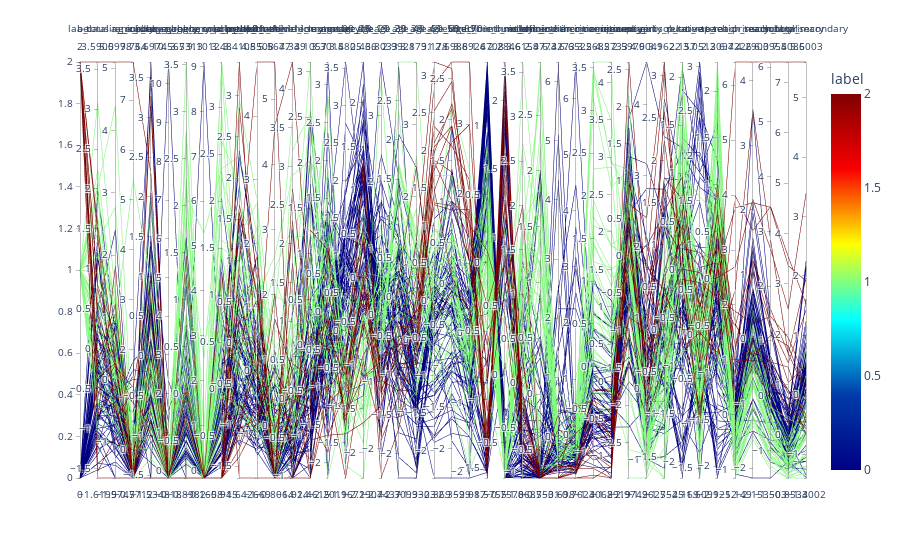
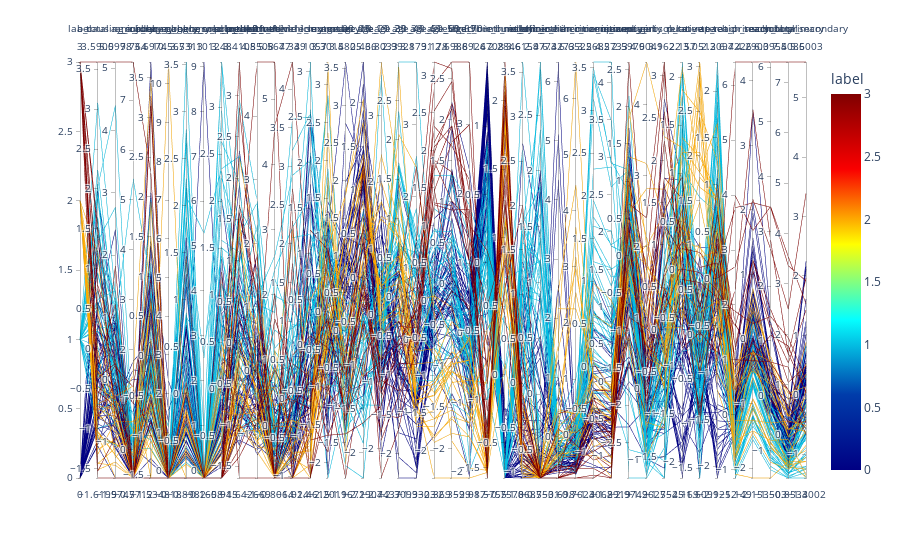
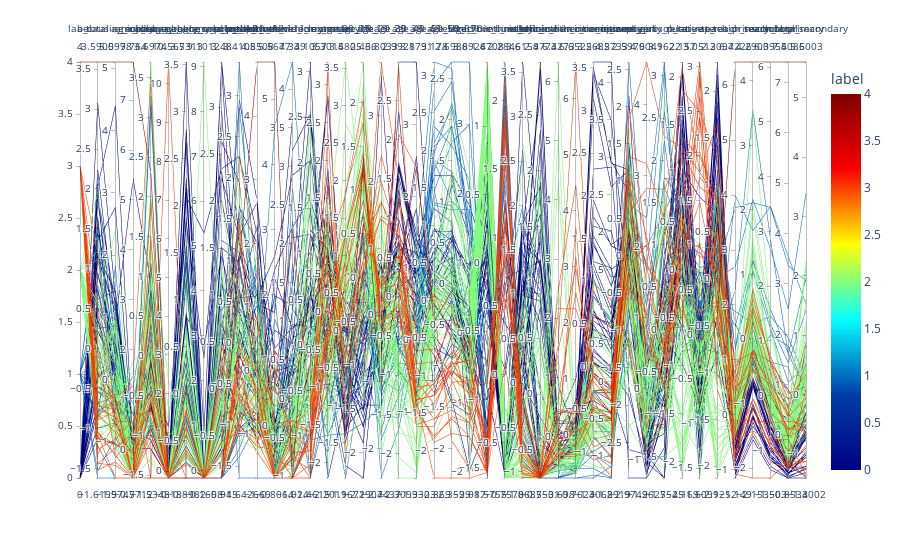

Here is the notebook cell these charts were saved with, in order:
### Markdown cell above
### B.3. Clustering - Silhoutte Score

### Code cell
clusters_df_postTotal = cluster_inspect(dfPostTotal_mod, district_boundaries, [3, 4, 5], c_random_state=42, c_n_init=2500, c_max_iter=10000)

### Figure 1 — Plotly figure (JSON) as saved in the notebook; plotly's stock layout.template omitted (floating-point values rounded to 4 significant figures; data arrays with more than 128 entries replaced by an {"elided": "..."} marker saying what was removed)
{"data": [{"dimensions": [{"label": "label", "values": {"elided": "129 int values"}}, {"label": "total", "values": {"elided": "129 float values"}}, {"label": "a_causing_injury", "values": {"elided": "129 float values"}}, {"label": "a_murder", "values": {"elided": "129 float values"}}, {"label": "a_rape", "values": {"elided": "129 float values"}}, {"label": "a_robbery_gang_armed", "values": {"elided": "129 float values"}}, {"label": "a_robbery_gang_unarmed", "values": {"elided": "129 float values"}}, {"label": "a_robbery_solo_armed", "values": {"elided": "129 float values"}}, {"label": "a_robbery_solo_unarmed", "values": {"elided": "129 float values"}}, {"label": "p_break_in", "values": {"elided": "129 float values"}}, {"label": "p_theft_other", "values": {"elided": "129 float values"}}, {"label": "p_theft_vehicle_lorry", "values": {"elided": "129 float values"}}, {"label": "p_theft_vehicle_motorcar", "values": {"elided": "129 float values"}}, {"label": "p_theft_vehicle_motorcycle", "values": {"elided": "129 float values"}}, {"label": "sex_male", "values": {"elided": "129 float values"}}, {"label": "age_00_09", "values": {"elided": "129 float values"}}, {"label": "age_10_19", "values": {"elided": "129 float values"}}, {"label": "age_20_29", "values": {"elided": "129 float values"}}, {"label": "age_30_39", "values": {"elided": "129 float values"}}, {"label": "age_40_49", "values": {"elided": "129 float values"}}, {"label": "age_50_59", "values": {"elided": "129 float values"}}, {"label": "age_60_69", "values": {"elided": "129 float values"}}, {"label": "age_70+", "values": {"elided": "129 float values"}}, {"label": "ethnic_bumi_malay", "values": {"elided": "129 float values"}}, {"label": "ethnic_bumi_other", "values": {"elided": "129 float values"}}, {"label": "ethnic_chinese", "values": {"elided": "129 float values"}}, {"label": "ethnic_indian", "values": {"elided": "129 float values"}}, {"label": "ethnic_other_citizen", "values": {"elided": "129 float values"}}, {"label": "ethnic_other_noncitizen", "values": {"elided": "129 float values"}}, {"label": "income_mean", "values": {"elided": "129 float values"}}, {"label": "income_median", "values": {"elided": "129 float values"}}, {"label": "income_gini", "values": {"elided": "129 float values"}}, {"label": "poverty_absolute", "values": {"elided": "129 float values"}}, {"label": "poverty_relative", "values": {"elided": "129 float values"}}, {"label": "p_rate", "values": {"elided": "129 float values"}}, {"label": "u_rate", "values": {"elided": "129 float values"}}, {"label": "ep_ratio", "values": {"elided": "129 float values"}}, {"label": "teach_primary", "values": {"elided": "129 float values"}}, {"label": "teach_secondary", "values": {"elided": "129 float values"}}, {"label": "teach_total", "values": {"elided": "129 float values"}}, {"label": "school_primary", "values": {"elided": "129 float values"}}, {"label": "school_secondary", "values": {"elided": "129 float values"}}], "domain": {"x": [0, 1], "y": [0, 1]}, "line": {"color": {"elided": "129 int values"}, "coloraxis": "coloraxis"}, "name": "", "type": "parcoords"}], "layout": {"coloraxis": {"colorbar": {"title": {"text": "label"}}, "colorscale": [[0, "rgb(0,0,131)"], [0.2, "rgb(0,60,170)"], [0.4, "rgb(5,255,255)"], [0.6, "rgb(255,255,0)"], [0.8, "rgb(250,0,0)"], [1, "rgb(128,0,0)"]]}, "legend": {"tracegroupgap": 0}, "margin": {"t": 60}}}

### Figure 2 — Plotly figure (JSON) as saved in the notebook; plotly's stock layout.template omitted (floating-point values rounded to 4 significant figures; data arrays with more than 128 entries replaced by an {"elided": "..."} marker saying what was removed)
{"data": [{"dimensions": [{"label": "label", "values": {"elided": "129 int values"}}, {"label": "total", "values": {"elided": "129 float values"}}, {"label": "a_causing_injury", "values": {"elided": "129 float values"}}, {"label": "a_murder", "values": {"elided": "129 float values"}}, {"label": "a_rape", "values": {"elided": "129 float values"}}, {"label": "a_robbery_gang_armed", "values": {"elided": "129 float values"}}, {"label": "a_robbery_gang_unarmed", "values": {"elided": "129 float values"}}, {"label": "a_robbery_solo_armed", "values": {"elided": "129 float values"}}, {"label": "a_robbery_solo_unarmed", "values": {"elided": "129 float values"}}, {"label": "p_break_in", "values": {"elided": "129 float values"}}, {"label": "p_theft_other", "values": {"elided": "129 float values"}}, {"label": "p_theft_vehicle_lorry", "values": {"elided": "129 float values"}}, {"label": "p_theft_vehicle_motorcar", "values": {"elided": "129 float values"}}, {"label": "p_theft_vehicle_motorcycle", "values": {"elided": "129 float values"}}, {"label": "sex_male", "values": {"elided": "129 float values"}}, {"label": "age_00_09", "values": {"elided": "129 float values"}}, {"label": "age_10_19", "values": {"elided": "129 float values"}}, {"label": "age_20_29", "values": {"elided": "129 float values"}}, {"label": "age_30_39", "values": {"elided": "129 float values"}}, {"label": "age_40_49", "values": {"elided": "129 float values"}}, {"label": "age_50_59", "values": {"elided": "129 float values"}}, {"label": "age_60_69", "values": {"elided": "129 float values"}}, {"label": "age_70+", "values": {"elided": "129 float values"}}, {"label": "ethnic_bumi_malay", "values": {"elided": "129 float values"}}, {"label": "ethnic_bumi_other", "values": {"elided": "129 float values"}}, {"label": "ethnic_chinese", "values": {"elided": "129 float values"}}, {"label": "ethnic_indian", "values": {"elided": "129 float values"}}, {"label": "ethnic_other_citizen", "values": {"elided": "129 float values"}}, {"label": "ethnic_other_noncitizen", "values": {"elided": "129 float values"}}, {"label": "income_mean", "values": {"elided": "129 float values"}}, {"label": "income_median", "values": {"elided": "129 float values"}}, {"label": "income_gini", "values": {"elided": "129 float values"}}, {"label": "poverty_absolute", "values": {"elided": "129 float values"}}, {"label": "poverty_relative", "values": {"elided": "129 float values"}}, {"label": "p_rate", "values": {"elided": "129 float values"}}, {"label": "u_rate", "values": {"elided": "129 float values"}}, {"label": "ep_ratio", "values": {"elided": "129 float values"}}, {"label": "teach_primary", "values": {"elided": "129 float values"}}, {"label": "teach_secondary", "values": {"elided": "129 float values"}}, {"label": "teach_total", "values": {"elided": "129 float values"}}, {"label": "school_primary", "values": {"elided": "129 float values"}}, {"label": "school_secondary", "values": {"elided": "129 float values"}}], "domain": {"x": [0, 1], "y": [0, 1]}, "line": {"color": {"elided": "129 int values"}, "coloraxis": "coloraxis"}, "name": "", "type": "parcoords"}], "layout": {"coloraxis": {"colorbar": {"title": {"text": "label"}}, "colorscale": [[0, "rgb(0,0,131)"], [0.2, "rgb(0,60,170)"], [0.4, "rgb(5,255,255)"], [0.6, "rgb(255,255,0)"], [0.8, "rgb(250,0,0)"], [1, "rgb(128,0,0)"]]}, "legend": {"tracegroupgap": 0}, "margin": {"t": 60}}}

### Figure 3 — Plotly figure (JSON) as saved in the notebook; plotly's stock layout.template omitted (floating-point values rounded to 4 significant figures; data arrays with more than 128 entries replaced by an {"elided": "..."} marker saying what was removed)
{"data": [{"dimensions": [{"label": "label", "values": {"elided": "129 int values"}}, {"label": "total", "values": {"elided": "129 float values"}}, {"label": "a_causing_injury", "values": {"elided": "129 float values"}}, {"label": "a_murder", "values": {"elided": "129 float values"}}, {"label": "a_rape", "values": {"elided": "129 float values"}}, {"label": "a_robbery_gang_armed", "values": {"elided": "129 float values"}}, {"label": "a_robbery_gang_unarmed", "values": {"elided": "129 float values"}}, {"label": "a_robbery_solo_armed", "values": {"elided": "129 float values"}}, {"label": "a_robbery_solo_unarmed", "values": {"elided": "129 float values"}}, {"label": "p_break_in", "values": {"elided": "129 float values"}}, {"label": "p_theft_other", "values": {"elided": "129 float values"}}, {"label": "p_theft_vehicle_lorry", "values": {"elided": "129 float values"}}, {"label": "p_theft_vehicle_motorcar", "values": {"elided": "129 float values"}}, {"label": "p_theft_vehicle_motorcycle", "values": {"elided": "129 float values"}}, {"label": "sex_male", "values": {"elided": "129 float values"}}, {"label": "age_00_09", "values": {"elided": "129 float values"}}, {"label": "age_10_19", "values": {"elided": "129 float values"}}, {"label": "age_20_29", "values": {"elided": "129 float values"}}, {"label": "age_30_39", "values": {"elided": "129 float values"}}, {"label": "age_40_49", "values": {"elided": "129 float values"}}, {"label": "age_50_59", "values": {"elided": "129 float values"}}, {"label": "age_60_69", "values": {"elided": "129 float values"}}, {"label": "age_70+", "values": {"elided": "129 float values"}}, {"label": "ethnic_bumi_malay", "values": {"elided": "129 float values"}}, {"label": "ethnic_bumi_other", "values": {"elided": "129 float values"}}, {"label": "ethnic_chinese", "values": {"elided": "129 float values"}}, {"label": "ethnic_indian", "values": {"elided": "129 float values"}}, {"label": "ethnic_other_citizen", "values": {"elided": "129 float values"}}, {"label": "ethnic_other_noncitizen", "values": {"elided": "129 float values"}}, {"label": "income_mean", "values": {"elided": "129 float values"}}, {"label": "income_median", "values": {"elided": "129 float values"}}, {"label": "income_gini", "values": {"elided": "129 float values"}}, {"label": "poverty_absolute", "values": {"elided": "129 float values"}}, {"label": "poverty_relative", "values": {"elided": "129 float values"}}, {"label": "p_rate", "values": {"elided": "129 float values"}}, {"label": "u_rate", "values": {"elided": "129 float values"}}, {"label": "ep_ratio", "values": {"elided": "129 float values"}}, {"label": "teach_primary", "values": {"elided": "129 float values"}}, {"label": "teach_secondary", "values": {"elided": "129 float values"}}, {"label": "teach_total", "values": {"elided": "129 float values"}}, {"label": "school_primary", "values": {"elided": "129 float values"}}, {"label": "school_secondary", "values": {"elided": "129 float values"}}], "domain": {"x": [0, 1], "y": [0, 1]}, "line": {"color": {"elided": "129 int values"}, "coloraxis": "coloraxis"}, "name": "", "type": "parcoords"}], "layout": {"coloraxis": {"colorbar": {"title": {"text": "label"}}, "colorscale": [[0, "rgb(0,0,131)"], [0.2, "rgb(0,60,170)"], [0.4, "rgb(5,255,255)"], [0.6, "rgb(255,255,0)"], [0.8, "rgb(250,0,0)"], [1, "rgb(128,0,0)"]]}, "legend": {"tracegroupgap": 0}, "margin": {"t": 60}}}
